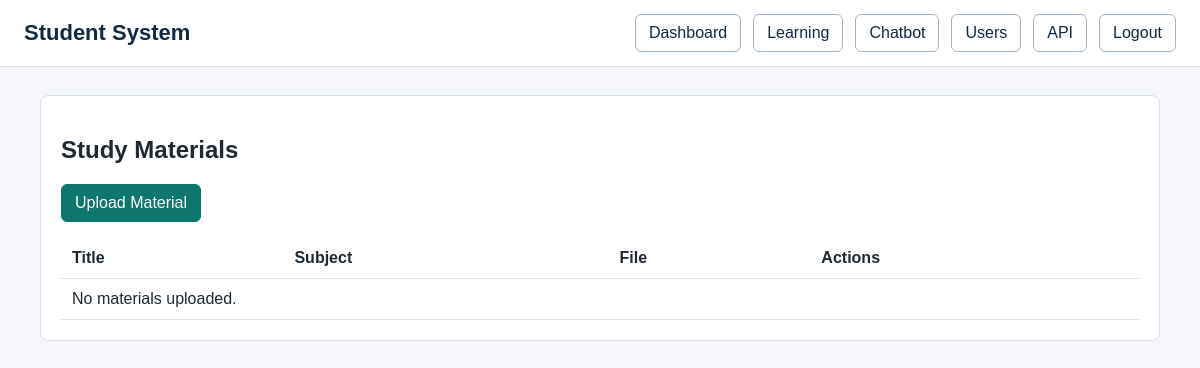
The page /learning/materials/ (signed in) on the database as committed earlier.
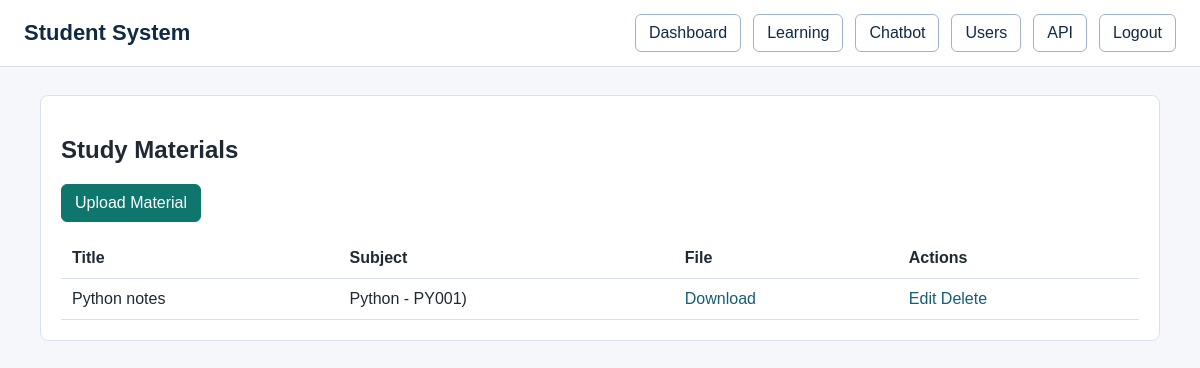
The same page on the database as committed later.
### learning/models.py (models this page shows, shortened)
class StudyMaterials(models.Model):
    subject = models.ForeignKey(Subject, on_delete=models.CASCADE, related_name="materials")
    title = models.CharField(max_length=200)
    description = models.TextField(blank=True, null=True)
    file = models.FileField(upload_to='study_materials/')
    uploaded_by = models.ForeignKey(
        settings.AUTH_USER_MODEL, on_delete=models.SET_NULL,
        null=True, related_name="materials_uploaded")
    created_at = models.DateTimeField(auto_now_add=True)
    class Meta:
        ordering = ['-created_at']

class Subject(models.Model):
    name = models.CharField(max_length=100)
    code = models.CharField(max_length=20, unique=True)
    description = models.TextField(blank=True, null=True)
    created_at = models.DateTimeField(auto_now_add=True)
    created_by = models.ForeignKey(
        settings.AUTH_USER_MODEL, on_delete=models.SET_NULL,
        null=True, related_name="subjects_created")
    def __str__(self):
        return f"{self.name} - {self.code})"

### learning/views.py (the view)
# urls.py: path('materials/', views.material_list, name='material_list'),
@login_required
def material_list(request):
    materials = StudyMaterials.objects.select_related('subject').all()
    return render(request, 'learning/material_list.html', {'materials': materials})

### accounts/models.py (called while the page is built)
    def is_admin_role(self):
        return self.role in [self.Roles.ADMIN, self.Roles.SUPER_ADMIN] or self.is_superuser

### templates/learning/material_list.html (shortened to what this page needs)
{% extends 'includes/base.html' %}
{% block content %}
<section class="panel">
    <h1>Study Materials</h1>
    {% if user.is_admin_role %}
        <div class="actions"><a class="button primary" href="{% url 'learning:material_create' %}">Upload Material</a></div>
    {% endif %}
    <div class="table-wrap">
        <table>
            <tr><th>Title</th><th>Subject</th><th>File</th><th>Actions</th></tr>
            {% for material in materials %}
                <tr>
                    <td>{{ material.title }}</td>
                    <td>{{ material.subject }}</td>
                    <td><a href="{{ material.file.url }}">Download</a></td>
                    <td>
                        {% if user.is_admin_role %}
                            <a href="{% url 'learning:material_update' material.pk %}">Edit</a>
                            <a href="{% url 'learning:material_delete' material.pk %}">Delete</a>
                        {% endif %}
                    </td>
                </tr>
            {% empty %}
                <tr><td colspan="4">No materials uploaded.</td></tr>
            {% endfor %}
        </table>
    </div>
</section>
{% endblock %}

Rows that differ between the two databases and show on the page:
added StudyMaterials: title "Python notes", subject "Python - PY001)"
Other text that changed with them:
text no longer shown: "No materials uploaded."
